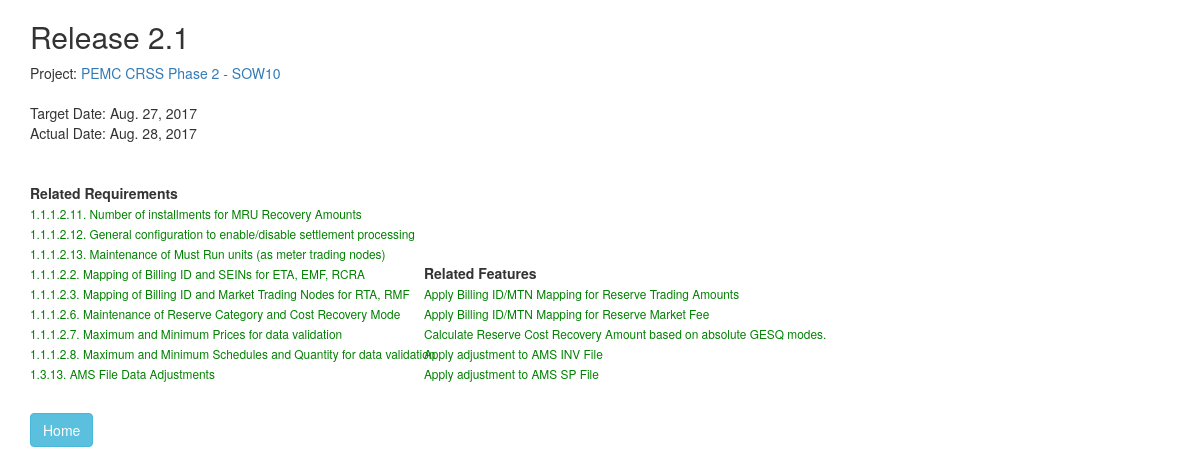
The page /joan/release/1/ on the database its author committed.
### joan/models.py (models this page shows, shortened)
class Release (models.Model):
    project = models.ForeignKey(Project, on_delete=models.CASCADE, default=DEFAULT_PROJECT)
    release_name = models.CharField(max_length=50)
    release_target_date = models.DateField(blank=True, null=True)
    release_actual_date = models.DateField(blank=True, null=True)
    release_details = models.CharField(max_length=70,blank=True)
    def __str__(self):
        return "Release " + self.release_name

class Project (models.Model):
    project_name = models.CharField(max_length=50,unique = True)
    slug = models.SlugField(max_length=10, null=True,unique=True)
    project_company = models.CharField(max_length=50)
    project_description = models.CharField(max_length=50)
    project_start_date = models.DateField(blank=True,null=True)
    project_end_date = models.DateField(blank=True, null=True)
    created_at = models.DateTimeField(auto_now_add=True,null=True)
    updated_at = models.DateTimeField(auto_now=True,null=True)
    def __str__(self):
        return self.project_name

class Requirement(models.Model):
    release = models.ForeignKey(Release, on_delete=models.CASCADE, null=True, blank=True)
    reqd_id = models.CharField(max_length=15,blank=True)
    requirement_heading = models.CharField(max_length=70,blank=True)
    requirement_text = models.TextField()
    created_at = models.DateTimeField(auto_now_add=True,null=True)
    updated_at = models.DateTimeField(auto_now=True,null=True)
    def __str__(self):
        return self.reqd_id + " " + self.requirement_heading
    class Meta:
        ordering = ['reqd_id', 'id']

class Feature(models.Model):
    project = models.ForeignKey(Project, on_delete=models.CASCADE, default=DEFAULT_PROJECT)
    requirement = models.ManyToManyField(Requirement)
    release = models.ForeignKey(Release, on_delete=models.CASCADE, null=True, blank=True)
    feature_heading = models.CharField('Category', max_length=50,blank=True)
    feature_text = models.CharField('Feature Name', max_length=200)
    feature_detail = models.TextField('Details',max_length=300,blank=True,null=True)
    created_at = models.DateTimeField(auto_now_add=True,null=True)
    updated_at = models.DateTimeField(auto_now=True,null=True)
    def __str__(self):
        return self.feature_text

### joan/views.py (the view)
# urls.py: url(r'^release/(?P<pk>[a-zA-Z0-9-]+)/$', views.ReleaseView.as_view(), name='release'),
class ReleaseView(generic.DetailView):
    model = Release
    template_name = 'joan/release.html'

### joan/templates/joan/release.html (shortened to what this page needs)
{% load static %}
{% load bootstrap3 %}
{% bootstrap_css %}
<link rel="stylesheet" type="text/css" href="{% static 'joan/style.css' %}" />
<div class="container">
<h2>{{ release }}</h2>
Project: <a href="{% url 'joan:project' release.project.id %}">{{ release.project }}</a> <br>
<br>
Target Date: {{ release.release_target_date }}  <br>
Actual Date: {{ release.release_actual_date }}
</div>
<div class="container horizontal-scroll">
  <div class="row">
    <div class="col-xs-4">
      <b>Related Requirements</b>
      <ul class="list-unstyled">
        {% for requirement in release.requirement_set.all %}
        <li><small><li><a href="{% url 'joan:requirement' requirement.id %}">{{ requirement }}</a></small></li>
        {% endfor %}
        <br>
      </ul>
    </div>
    <div class="col-xs-4">
      <b>Related Features</b>
      <ul class="list-unstyled">
        {% for requirement in release.requirement_set.all %}
          {% for feature in requirement.feature_set.all %}
          <li><small><a href="{% url 'joan:feature' feature.id %}">{{ feature }}</a></small></li>
          {% endfor %}
        {% endfor %}
        <br>
      </ul>
    </div>
  </div>
  <a class="btn btn-info" href="{% url 'joan:project' release.project.id %}">Home</a>
</div>

### joan/static/joan/style.css (style rules this page uses)
li a { color: green; }
.horizontal-scroll > .row { overflow-x: auto; white-space: nowrap; }
.horizontal-scroll > .row > .col-xs-4 { display: inline-block; float: none; }

### rows shown on the page
Release: release_name "Release 2.1", project "PEMC CRSS Phase 2 - SOW10", release_target_date "Aug. 27, 2017", release_actual_date "Aug. 28, 2017"
Requirement: reqd+requirement_heading "1.1.1.2.11. Number of installments for MRU Recovery Amounts"
Requirement: reqd+requirement_heading "1.1.1.2.12. General configuration to enable/disable settlement processing"
Requirement: reqd+requirement_heading "1.1.1.2.13. Maintenance of Must Run units (as meter trading nodes)"
Requirement: reqd+requirement_heading "1.1.1.2.2. Mapping of Billing ID and SEINs for ETA, EMF, RCRA"
Requirement: reqd+requirement_heading "1.1.1.2.3. Mapping of Billing ID and Market Trading Nodes for RTA, RMF"
Requirement: reqd+requirement_heading "1.1.1.2.6. Maintenance of Reserve Category and Cost Recovery Mode"
Requirement: reqd+requirement_heading "1.1.1.2.7. Maximum and Minimum Prices for data validation"
Requirement: reqd+requirement_heading "1.1.1.2.8. Maximum and Minimum Schedules and Quantity for data validation"
Requirement: reqd+requirement_heading "1.3.13. AMS File Data Adjustments"
Feature: feature_text "Apply Billing ID/MTN Mapping for Reserve Trading Amounts"
Feature: feature_text "Apply Billing ID/MTN Mapping for Reserve Market Fee"
Feature: feature_text "Calculate Reserve Cost Recovery Amount based on absolute GESQ modes."
Feature: feature_text "Apply adjustment to AMS INV File"
Feature: feature_text "Apply adjustment to AMS SP File"
